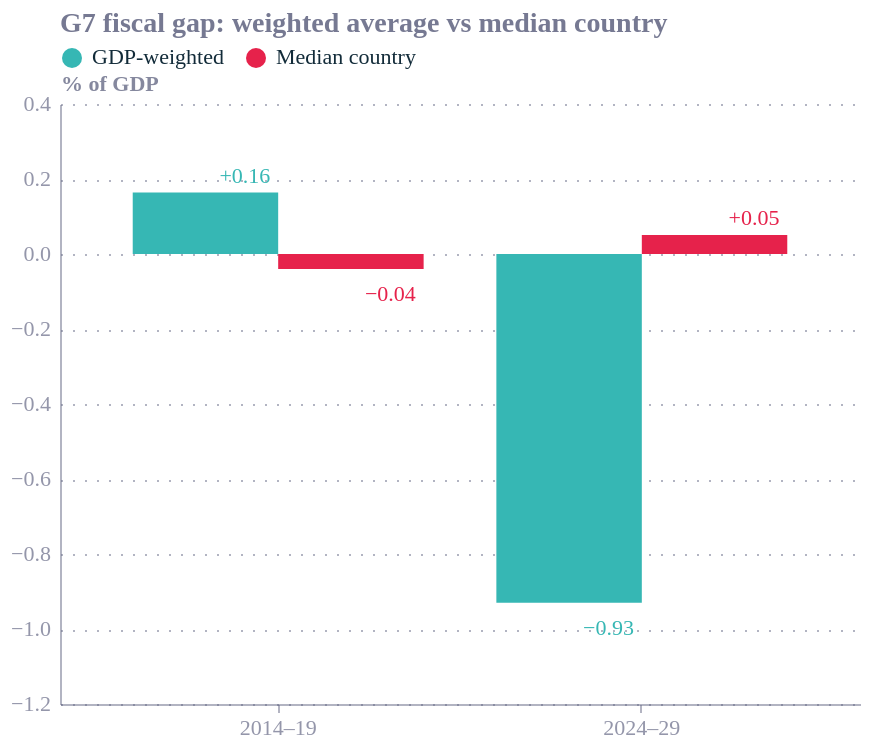

Here is the notebook cell this chart was saved with:
### Code cell
rows = []
for name, (a, b) in {"2014–19": pre, "2024–29": post}.items():
    rows.append({"period": name, "measure": "GDP-weighted", "gap": weighted.loc[a:b].mean()})
    rows.append({"period": name, "measure": "Median country", "gap": gap.loc[a:b].mean().median()})
wm_df = pd.DataFrame(rows)
base = alt.Chart(wm_df).encode(
    x=alt.X("period:N", title=None, axis=alt.Axis(labelAngle=0)),
    xOffset=alt.XOffset("measure:N"),
    y=alt.Y("gap:Q", title="% of GDP", scale=alt.Scale(domain=[-1.2, 0.4])),
    color=alt.Color("measure:N", title=None, legend=alt.Legend(orient="top", direction="horizontal")))
txt = alt.Text("gap:Q", format="+.2f")
pos = base.mark_text(dy=-8, fontSize=11).encode(text=txt).transform_filter("datum.gap > 0")
neg = base.mark_text(dy=13, fontSize=11).encode(text=txt).transform_filter("datum.gap <= 0")
fig2 = (base.mark_bar() + pos + neg).properties(width=W, height=H,
        title="G7 fiscal gap: weighted average vs median country")
save(fig2, "g7_fig02_weighted_vs_median"); dump(wm_df.set_index("period"), "g7_fig02_weighted_vs_median")
fig2

### Figure 1 — Vega-Lite specification as saved in the notebook (floating-point values rounded to 4 significant figures)
{"config": {"font": "Circular Std", "text": {"color": "#676A86", "align": "left", "baseline": "middle", "dx": 7, "dy": 0, "fontSize": 11}, "view": {"stroke": null, "continuousWidth": 400, "continuousHeight": 300, "discreteWidth": 400, "discreteHeight": 300}, "range": {"category": ["#36B7B4", "#E6224B", "#F4C245", "#0063AF", "#00A767", "#179FDB", "#EB5C2E"], "diverging": ["#E6224B", "#E54753", "#C9C9C9", "#179FDB", "#122B39"], "heatmap": ["#C9C9C9", "#179FDB", "#0063AF", "#122B39"], "ordinal": ["#00A767", "#36B7B4", "#179FDB", "#0063AF", "#243B5A"]}, "bar": {"color": "#179fdb"}, "line": {"color": "#e6224b"}, "rule": {"color": "#676A86"}, "area": {"opacity": 0.3}, "point": {"filled": true, "size": 80, "color": "#e6224b", "opacity": 0.95}, "geoshape": {"stroke": "white", "strokeWidth": 0.3}, "rect": {"fill": "#d6d4d4", "opacity": 0.3}, "axis": {"labelColor": "#676A86", "labelFontSize": 11, "labelFont": "Circular Std", "labelOpacity": 0.7, "tickColor": "#676A86", "tickOpacity": 0.5, "domainColor": "#676A86", "domainOpacity": 0.5, "gridColor": "#676A86", "gridDash": [2, 2], "gridOpacity": 0.5, "title": null, "titleColor": "#676A86", "titleOpacity": 0.8, "tickSize": 4}, "axisXDiscrete": {"grid": false, "labelAngle": 0, "tickCount": 10, "tickOpacity": 0.5, "title": null}, "axisYDiscrete": {"ticks": false, "labelPadding": 5}, "axisXTemporal": {"grid": false, "ticks": true}, "axisXQuantitative": {"grid": true}, "axisYQuantitative": {"gridColor": "#676A86", "gridDash": [1, 5], "gridOpacity": 0.5, "ticks": false, "labelPadding": 5, "tickCount": 8, "titleAngle": 0, "titleAlign": "left", "titleBaseline": "bottom", "titleX": 0, "titleY": -5}, "title": {"color": "#676A86E6", "subtitleColor": "#676A86", "font": "Circular Std", "subtitleFont": "Circular Std", "anchor": "start", "fontSize": 14, "subtitleFontSize": 12, "subtitlePadding": 4, "offset": 0, "frame": "group"}, "legend": {"titleColor": "#122b39", "title": null, "labelColor": "#122b39", "labelFontSize": 11}}, "layer": [{"mark": {"type": "bar"}, "encoding": {"color": {"field": "measure", "legend": {"direction": "horizontal", "orient": "top"}, "title": null, "type": "nominal"}, "x": {"axis": {"labelAngle": 0}, "field": "period", "title": null, "type": "nominal"}, "xOffset": {"field": "measure", "type": "nominal"}, "y": {"field": "gap", "scale": {"domain": [-1.2, 0.4]}, "title": "% of GDP", "type": "quantitative"}}}, {"mark": {"type": "text", "dy": -8, "fontSize": 11}, "encoding": {"color": {"field": "measure", "legend": {"direction": "horizontal", "orient": "top"}, "title": null, "type": "nominal"}, "text": {"field": "gap", "format": "+.2f", "type": "quantitative"}, "x": {"axis": {"labelAngle": 0}, "field": "period", "title": null, "type": "nominal"}, "xOffset": {"field": "measure", "type": "nominal"}, "y": {"field": "gap", "scale": {"domain": [-1.2, 0.4]}, "title": "% of GDP", "type": "quantitative"}}, "transform": [{"filter": "datum.gap > 0"}]}, {"mark": {"type": "text", "dy": 13, "fontSize": 11}, "encoding": {"color": {"field": "measure", "legend": {"direction": "horizontal", "orient": "top"}, "title": null, "type": "nominal"}, "text": {"field": "gap", "format": "+.2f", "type": "quantitative"}, "x": {"axis": {"labelAngle": 0}, "field": "period", "title": null, "type": "nominal"}, "xOffset": {"field": "measure", "type": "nominal"}, "y": {"field": "gap", "scale": {"domain": [-1.2, 0.4]}, "title": "% of GDP", "type": "quantitative"}}, "transform": [{"filter": "datum.gap <= 0"}]}], "data": {"name": "data-7ed5545e69acc5397e57f4413ba1b513"}, "height": 300, "title": "G7 fiscal gap: weighted average vs median country", "width": 400, "$schema": "https://vega.github.io/schema/vega-lite/v6.4.1.json", "datasets": {"data-7ed5545e69acc5397e57f4413ba1b513": [{"period": "2014–19", "measure": "GDP-weighted", "gap": 0.1637}, {"period": "2014–19", "measure": "Median country", "gap": -0.04014}, {"period": "2024–29", "measure": "GDP-weighted", "gap": -0.9299}, {"period": "2024–29", "measure": "Median country", "gap": 0.05072}]}}
